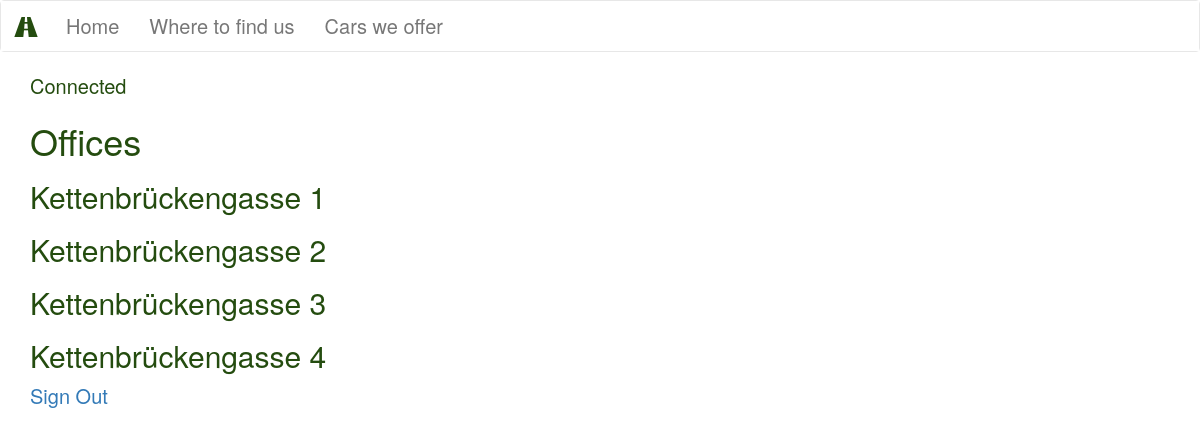
Page /offices.php (signed in) on the committed database.
### tables this page shows
CREATE TABLE `offices` (
  `office_id` int(11) NOT NULL,
  `address` varchar(100) DEFAULT NULL,
  `fk_cars_id` int(11) DEFAULT NULL
);

### offices.php (the view, shortened to what this page needs)
<!DOCTYPE html>
<html>
<head>
<link rel="stylesheet" href="https://maxcdn.bootstrapcdn.com/bootstrap/3.3.7/css/bootstrap.min.css">
<link rel="stylesheet" href="css/style.css">
</head>
<body>
  <nav class="navbar navbar-default">
    <div class="container-fluid">
      <div class="navbar-header">
        <a class="navbar-brand" href="home.php"><span class="glyphicon glyphicon-road"></span></a>
      </div>
      <ul class="nav navbar-nav">
          <li><a href="home.php">Home</a></li>
        <li><a href="offices.php">Where to find us</a></li>
         <li><a href="cars.php">Cars we offer</a></li>
      </ul>
    </div>
  </nav>
        <?php
        $servername = "localhost";
        $username = "root";
        $password = "";
        $database = "cr11_Viktoria_Herzer_php_car_rental";
        $conn = mysqli_connect($servername, $username, $password, $database);
        echo "<div class='container'>Connected</div>";
        $sql = "SELECT address FROM offices ";
        $result = mysqli_query($conn, $sql);
        if ($result->num_rows > 0) {
            echo "<div class='abs container'>
          <h1>
            <th>Offices</th>
          </h1>";
            while($row = $result->fetch_assoc()) {
                echo "<div>" . "<h2>" . $row["address"] . "</h2>" . "</div>";
            }
            echo "</div>";
        } else {
            echo "0 results";
        }
        ?>
        <div class="container">
              <a  href="logout.php?logout">Sign Out</a>
            </div>
</body>
</html>

### style.css (style rules this page uses)
* { font: "Times New Roman"; color: #244C0F; font-size: 20px; background-color: white; }

### rows in the picture
offices: address "Kettenbrückengasse 1"
offices: address "Kettenbrückengasse 2"
offices: address "Kettenbrückengasse 3"
offices: address "Kettenbrückengasse 4"
